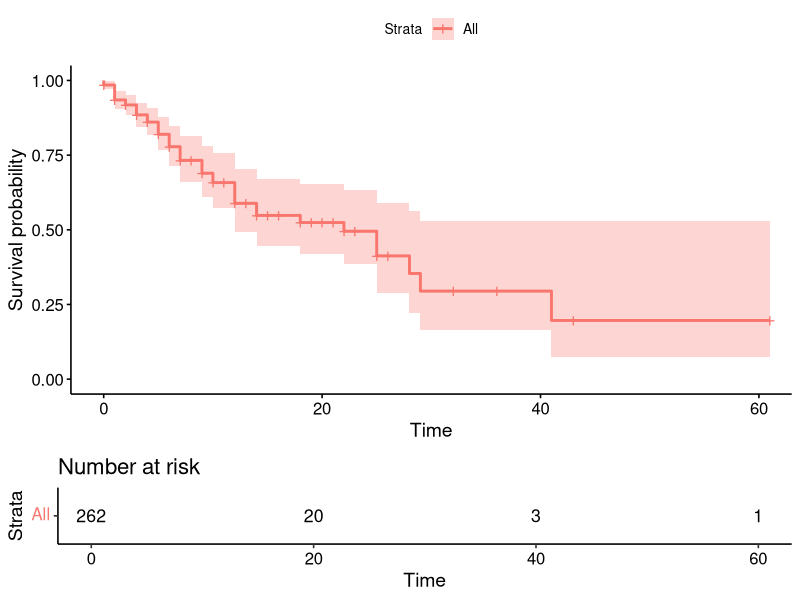
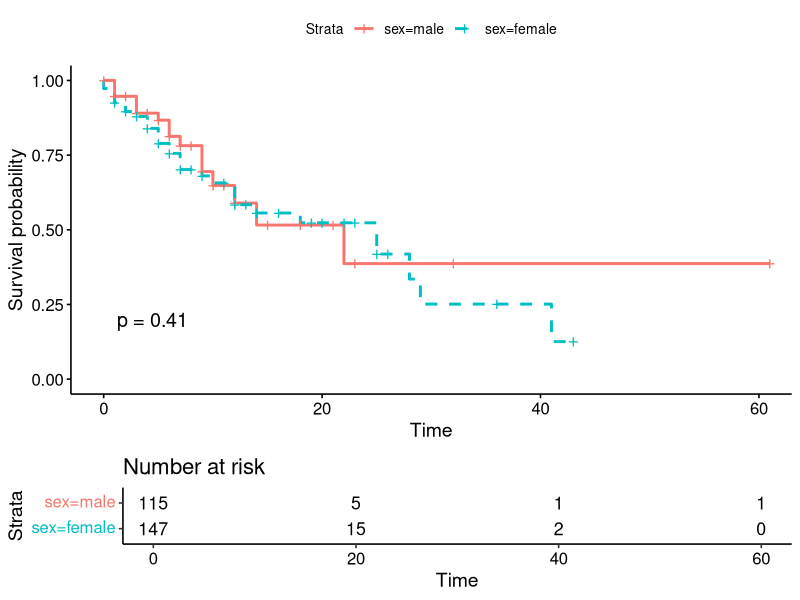
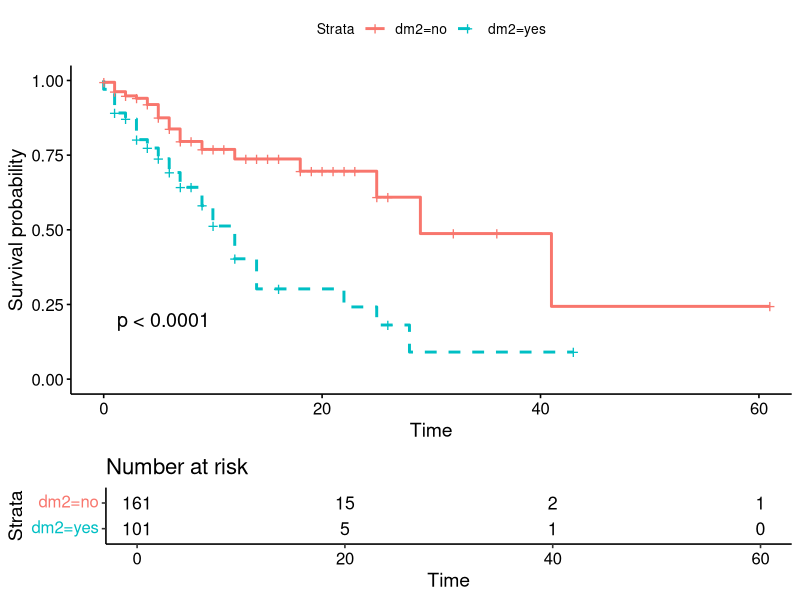
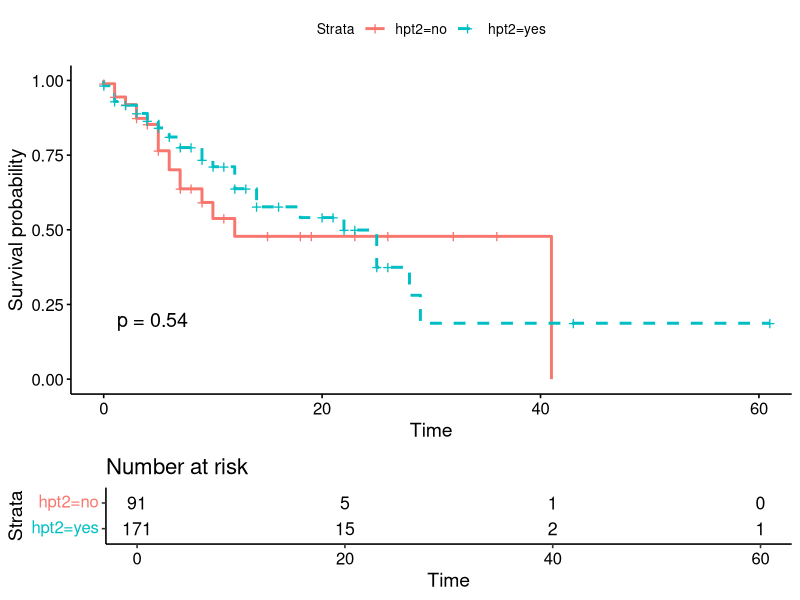
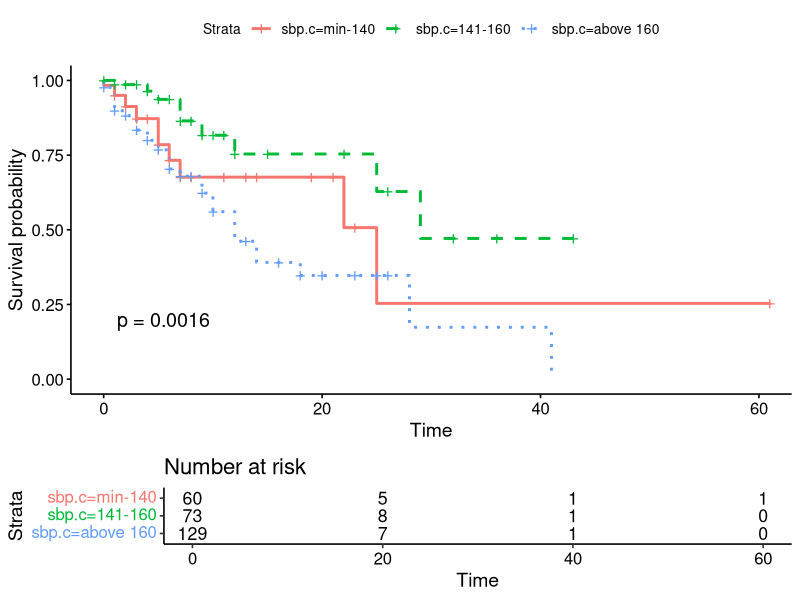
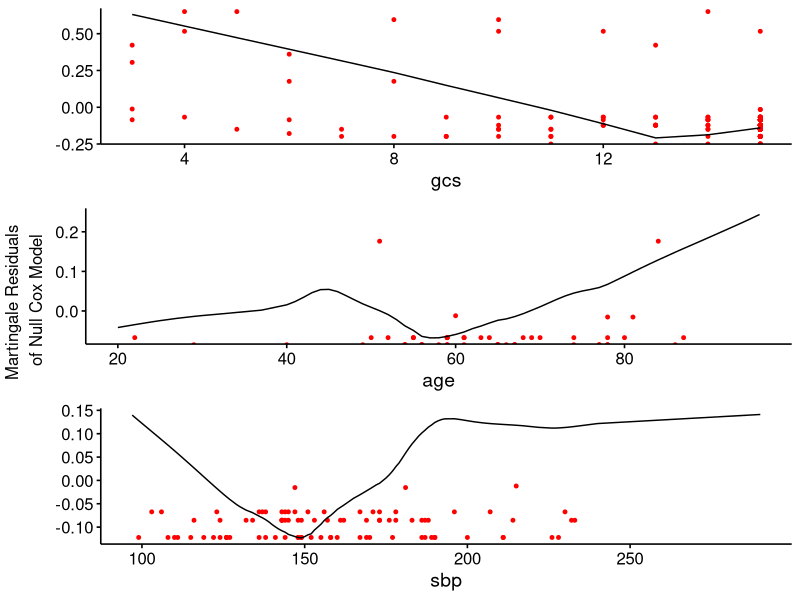
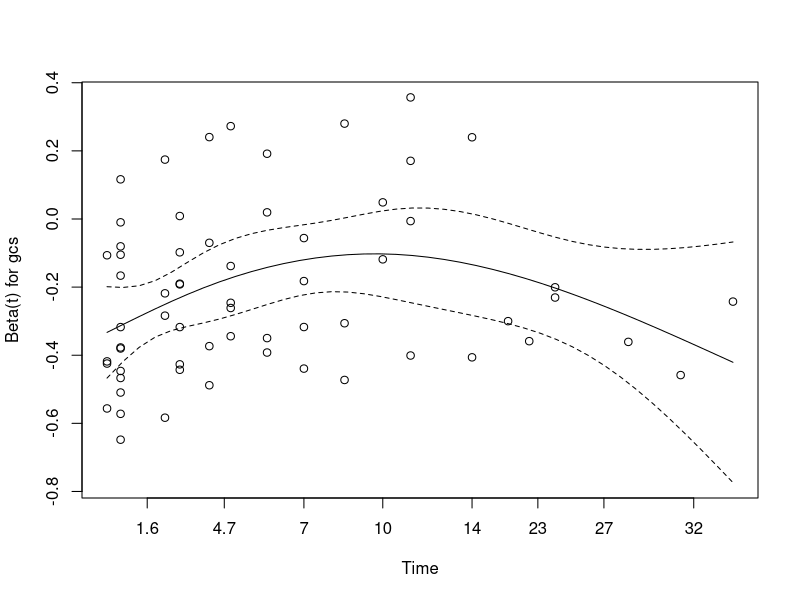
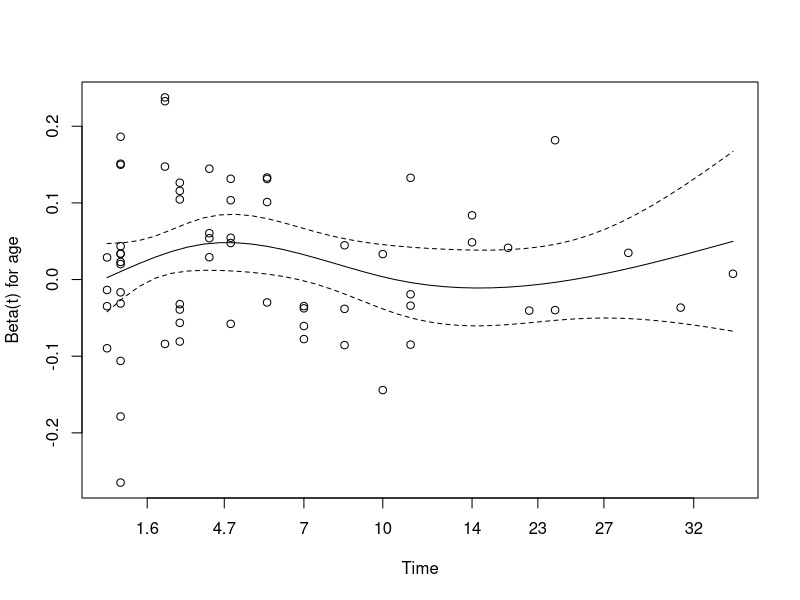

Write the R code that produced these figures, in order.
## ---- chunk 1
library(tidyverse)
library(psych)
library(corrplot)
library(knitr)
library(tidyr)
library(survival)
library(survminer)
library(broom)
library(here)
library(dplyr)
library(haven)
## ---- chunk 2
strokep <- read_dta(here("raw_data", "stroke_outcome.dta"))
## ---- chunk 3
str(strokep)
## ---- chunk 4
strokep <- strokep %>% mutate_if(is.labelled, ~as_factor(.)) %>%
  select(id, doa, dod, event_s, everything())
glimpse(strokep)
## ---- chunk 5
summary(strokep)
## ---- chunk 6
strokep <- strokep %>% mutate(dur = strokep$doa %--% strokep$dod) %>%
  mutate(dur = as.duration(dur))
# convert to days
strokep = strokep %>% mutate(dur_days = dur/ddays(1))
strokep
## ---- chunk 7
strokep %>% group_by(event) %>% summarise(mean.age = mean(age), sd.age = sd(age),
                                           mean.gcs = mean(gcs), sd.gcs = sd(gcs),
                                           mean.sbp = mean(sbp), sd.sbp = sd(sbp),
                                           mean.dbp = mean(dbp), sd.dbp = sd(dbp))
## ---- chunk 8
strokep %>% count(event, dm2) 
## ---- chunk 9
strokep %>% count(event, hpt2)
## ---- chunk 10
strokep %>% count(event, race2)

## ---- chunk 11
KM1 <- survfit(Surv(time = dur_days, event == 'dead') ~ 1, 
               type = "kaplan-meier", data = strokep)
summary(KM1)
## ---- chunk 12
ggsurvplot(KM1, data = strokep, risk.table = TRUE, 
           linetype = c(1,2), pval = TRUE)
## ---- chunk 13
KM1.g <- survfit(Surv(time = dur_days, event == 'dead') ~ sex, 
                     type = "kaplan-meier", data = strokep)
summary(KM1.g)
## ---- chunk 14
ggsurvplot(KM1.g, data = strokep, risk.table = TRUE, 
           linetype = c(1,2), pval = TRUE)
## ---- chunk 15
KM1.dm <- survfit(Surv(time = dur_days, event == 'dead') ~ dm2, 
                     type = "kaplan-meier", data = strokep)
summary(KM1.dm)
## ---- chunk 16
ggsurvplot(KM1.dm, data = strokep, risk.table = TRUE, 
           linetype = c(1,2), pval = TRUE)
## ---- chunk 17
KM1.hpt <- survfit(Surv(time = dur_days, event == 'dead') ~ hpt2, 
                     type = "kaplan-meier", data = strokep)
summary(KM1.hpt)
## ---- chunk 18
ggsurvplot(KM1.hpt, data = strokep, risk.table = TRUE, 
           linetype = c(1,2), pval = TRUE)
## ---- chunk 19
quantile(KM1, probs = c(0.25, 0.50, 0.75))
## ---- chunk 20
quantile(KM1.dm, probs = c(0.25, 0.50, 0.75))
## ---- chunk 21
strokep %>% group_by(event) %>% 
  summarize(min.dur = min(dur_days), max.dur = max(dur_days))
## ---- chunk 22
summary(KM1, times = c(5, 10, 20, 40, 60))
## ---- chunk 23
logrank.sex <- survdiff(Surv(time = dur_days, event == 'dead') ~ sex, 
                        data = strokep, rho = 0)
peto.sex <- survdiff(Surv(time = dur_days, event == 'dead') ~ sex, 
                     data = strokep, rho = 1)
logrank.dm <- survdiff(Surv(time = dur_days, event == 'dead') ~ dm2, 
                        data = strokep, rho = 0)
peto.dm <- survdiff(Surv(time = dur_days, event == 'dead') ~ dm2, 
                     data = strokep, rho = 1)
## ---- chunk 24
logrank.sex
## ---- chunk 25
peto.sex
## ---- chunk 26
logrank.dm
## ---- chunk 27
peto.dm
## ---- chunk 28
summary(strokep$sbp)
## ---- chunk 29
strokep <- strokep %>% mutate(sbp.c = cut(sbp, c(0, 140, 160, 300), 
                                          labels = c('min-140', '141-160', 'above 160')))
strokep %>% count(sbp.c)
## ---- chunk 30
KM1.sbp <- survfit(Surv(time = dur_days, event == 'dead') ~ sbp.c, 
                     type = "kaplan-meier", data = strokep)
summary(KM1.sbp)
## ---- chunk 31
logrank.sbp <- survdiff(Surv(time = dur_days, event = event == 'dead') ~ sbp.c,
                        data = strokep, rho = 0)
logrank.sbp
## ---- chunk 32
ggsurvplot(KM1.sbp, data = strokep, risk.table = TRUE, 
           linetype = c(1, 2, 3), pval = TRUE)
## ---- chunk 33
cox.gcs <- coxph(Surv(time = dur_days, event = event == 'dead') ~ gcs, 
                 data = strokep)
cox.gcs
## ---- chunk 34
cox.sbp <- coxph(Surv(time = dur_days, event = event == 'dead') ~ sbp, 
                 data = strokep)
cox.sbp
## ---- chunk 35
cox.gcs.breslow <- coxph(Surv(time = dur_days, event = event == 'dead') ~ gcs, 
                 data = strokep, method = 'breslow')
cox.gcs.breslow
## ---- chunk 36
cox.sbp.breslow <- coxph(Surv(time = dur_days, event = event == 'dead') ~ sbp, 
                 data = strokep, method = 'breslow')
cox.sbp.breslow
## ---- chunk 37
# Efron
cox.sex <- coxph(Surv(time = dur_days, event = event == 'dead') ~ sex, 
                 data = strokep)
cox.sbp.c <- coxph(Surv(time = dur_days, event = event == 'dead') ~ sbp.c, 
                 data = strokep)
## ---- chunk 38
summary(cox.sex)
## ---- chunk 39
summary(cox.sbp.c)
## ---- chunk 40
library(broom)
tidy(cox.sex)
## ---- chunk 41
tidy((cox.sbp.c))
## ---- chunk 42
cox.main <- coxph(Surv(time = dur_days, event = event == 'dead') ~  gcs  + age + 
                  dm2 + hpt2, data = strokep)
summary(cox.main)
## ---- chunk 43
cox.gcs.age.ia <- coxph(Surv(time = dur_days, event = event == 'dead') ~  gcs  + age + 
                       dm2 + hpt2 + gcs:age, data = strokep)
summary(cox.gcs.age.ia)
## ---- chunk 44
cox.dm.hpt.ia <- coxph(Surv(time = dur_days, event = event == 'dead') ~  gcs  +
                age + dm2 + hpt2 + dm2:hpt2, data = strokep)
summary(cox.dm.hpt.ia)
## ---- chunk 45
cox.gcs.dm.ia <- coxph(Surv(time = dur_days, event = event == 'dead') ~  gcs  +
                age + dm2 + hpt2 + gcs:dm2, data = strokep)
summary(cox.gcs.dm.ia)
## ---- chunk 46
anova(cox.main, cox.gcs.age.ia, test = 'Chisq')
## ---- chunk 47
anova(cox.main, cox.dm.hpt.ia, test = 'chisq')
## ---- chunk 48
anova(cox.main, cox.gcs.age.ia, cox.dm.hpt.ia, test = 'Chisq')
## ---- chunk 49
ggcoxfunctional(Surv(time = dur_days, event = event == 'dead') ~  gcs + age +
                  sbp, data = strokep)
## ---- chunk 50
prop.h <- cox.zph(cox.main, transform = 'km', global = TRUE)
prop.h
## ---- chunk 51
plot(prop.h)
## ---- chunk 52
prop.h.r <- cox.zph(cox.main, transform = 'rank')
prop.h.r
## ---- chunk 53
plot(prop.h.r)
## ---- chunk 54
ggcoxzph(prop.h)
## ---- chunk 55
ggcoxzph(prop.h.r)
## ---- chunk 56
summary(cox.main)
## ---- chunk 57
cox.main.h <- tidy(cox.main, conf.int = TRUE)
cox.main.hr <- tidy(cox.main, exponentiate = TRUE, conf.int = TRUE)
## ---- chunk 58
bind_cols(cox.main.h, cox.main.hr)

## ---- chunk 59
new_data <- expand.grid(gcs = c(5, 10, 12),
                        age = c(40, 50, 70),
                        dm2 = c('no', 'yes'),
                        hpt2 = c('no', 'yes'))
new_data
## ---- chunk 60
mean(strokep$gcs)
## ---- chunk 61
mean(strokep$age)
## ---- chunk 62
summary(strokep$dm2)
## ---- chunk 63
# mean for dm2
101/262 
## ---- chunk 64
# mean for hpt2 
summary(strokep$hpt2)
## ---- chunk 65
171/262
## ---- chunk 66
# gcs * dm
strokep <- strokep %>% mutate(dm.num = as.integer(dm2), gcs.dm = gcs*dm.num)
mean(strokep$gcs.dm)
## ---- chunk 67
# and I choose type = 'lp'
predict(cox.main, newdata = new_data, type = 'lp')
## ---- chunk 68
#1st obs = 1.0707
augment(cox.main, newdata = new_data)
## ---- chunk 69
predict(cox.main, newdata = new_data, type = 'lp')
## ---- chunk 70
# 1st observation = 1.0707
## ---- chunk 71
new_data[1,]
## ---- chunk 72
cox.main$coefficients[1]*(5 - 12.02) + 
  cox.main$coefficients[2]*(40 - 60.75) +
  cox.main$coefficients[3]*(0 - 0.3855) +
  cox.main$coefficients[4]*(0 - 0.6527) 
## ---- chunk 73
# and I choose type = 'lp'
predict(cox.gcs.age.ia, newdata = new_data, type = 'lp')
## ---- chunk 74
augment(cox.gcs.age.ia, newdata = new_data)
## ---- chunk 75
predict(cox.main, newdata = new_data, type = 'risk')
## ---- chunk 76
predict(cox.gcs.dm.ia, newdata = new_data, type = 'risk')
## ---- chunk 77
new_data2 <- expand.grid(event = 'dead', dur_days = c(5, 20, 50))
new_data2
## ---- chunk 78
new_data3 <- data.frame(new_data, new_data2)
head(new_data3)
## ---- chunk 79
pred.exp <- predict(cox.main, newdata = new_data3, type = 'expected')
pred.exp
## ---- chunk 80
cbind(new_data3, pred.exp)
## ---- chunk 81
score.cox <- resid(cox.main, type = "score")
head(score.cox)

## ---- chunk 82
marti.cox <- resid(cox.main, type = "martingale")
head(marti.cox)
## ---- chunk 83
schoen.cox <- resid(cox.main, type = "schoenfeld")
head(schoen.cox)
## ---- chunk 84
sschoen.cox <- resid(cox.main, type = "scaledsch")
head(sschoen.cox)
## ---- chunk 85
dfbeta.cox <- resid(cox.main, type = "dfbeta")
head(dfbeta.cox)
## ---- chunk 86
plot(strokep$gcs, score.cox[,2], ylab="Score residuals")
## ---- chunk 87
plot(strokep$dm2, score.cox[,1], ylab="Score residuals")
## ---- chunk 88
plot(strokep$age, marti.cox, ylab = "Martingale residuals for bmi")
## ---- chunk 89
plot(strokep$hpt2, marti.cox , ylab = "Martingale residuals for sex")
## ---- chunk 90
plot(marti.cox, type = 'h', main = "Martingale residuals", ylab = "dfbetas",lwd = 2)
## ---- chunk 91
plot(strokep$age, dfbeta.cox[,2], main = "Dfbetas for bmi", ylab = "dfbetas")
## ---- chunk 92
plot(strokep$gcs, dfbeta.cox[,2], type = 'h', 
     main = "Dfbetas for bmi", ylab = "dfbetas",lwd = 2)
## ---- chunk 93
pred.cox.main <- augment(cox.main, data = strokep)
pred.cox.main

## ---- chunk 94
ggcoxdiagnostics(cox.main, type = 'deviance', linear.predictions = FALSE)
## ---- chunk 95
ggcoxdiagnostics(cox.main, type = 'martingale', linear.predictions = FALSE)
## ---- chunk 96
ggcoxdiagnostics(cox.main, type = 'dfbeta', linear.predictions = FALSE)
## ---- chunk 97
ggcoxdiagnostics(cox.gcs.dm.ia, type = 'dfbeta', linear.predictions = FALSE)
